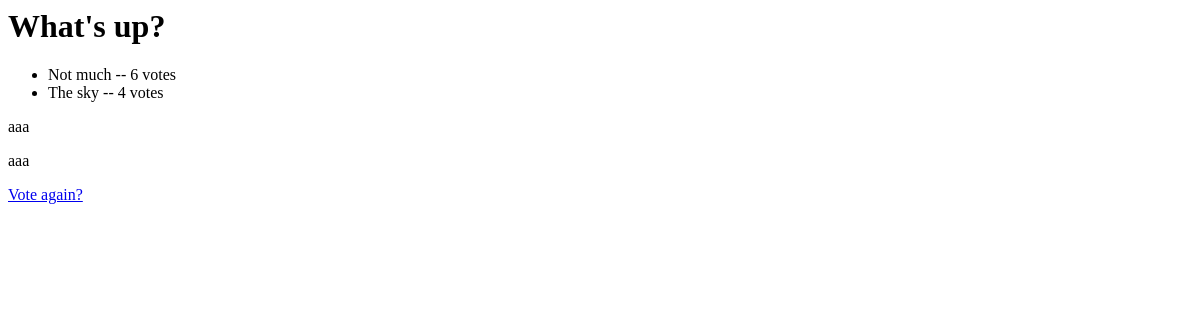
/polls/1/results/, run on an earlier commit of the app's database.
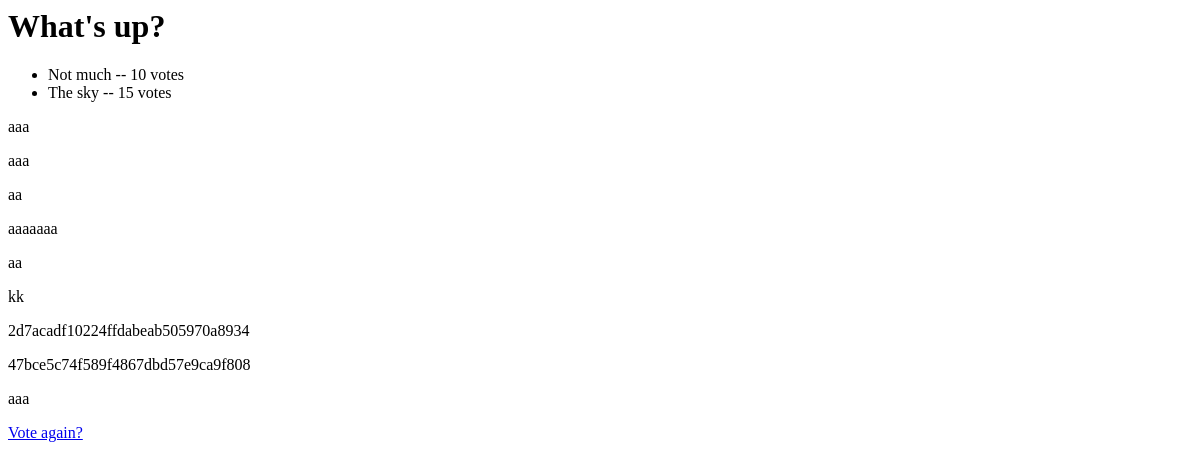
And on a later commit of the database.
### polls/models.py (models this page shows, shortened)
class Question(models.Model):
    question_text = models.CharField(max_length=200)
    pub_date = models.DateTimeField('date published')

class Choice(models.Model):
    question = models.ForeignKey(Question, on_delete=models.CASCADE)
    choice_text = models.CharField(max_length=200)
    votes = models.IntegerField(default=0)

class Comment(models.Model):
    question = models.ForeignKey(Question, on_delete=models.CASCADE)
    text = models.TextField()
    user = models.ForeignKey(User, on_delete=models.CASCADE)

### polls/views.py (the view)
# urls.py: path('<int:pk>/results/', views.ResultsView.as_view(), name='results'),
class ResultsView(generic.DetailView):
    model = Question
    template_name = 'polls/results.html'

### polls/templates/polls/results.html
<h1>{{ question.question_text }}</h1>
<ul>
{% for choice in question.choice_set.all %}
    <li>{{ choice.choice_text }} -- {{ choice.votes }} vote{{ choice.votes|pluralize }}</li>
{% endfor %}
</ul>
{% for comment in question.comment_set.all %}
    <p>{{ comment.text }}</p>
{% endfor %}
<a href="{% url 'polls:detail' question.id %}">Vote again?</a>

What changed in the data, as far as the page shows it:
changed Choice "Not much": votes "6" → "10"
changed Choice "The sky": votes "4" → "15"
added Comment: text "aa"
added Comment: text "aaaaaaa"
added Comment: text "aa"
added Comment: text "kk"
added Comment: text "2d7acadf10224ffdabeab505970a8934"
added Comment: text "47bce5c74f589f4867dbd57e9ca9f808"
added Comment: text "aaa"
